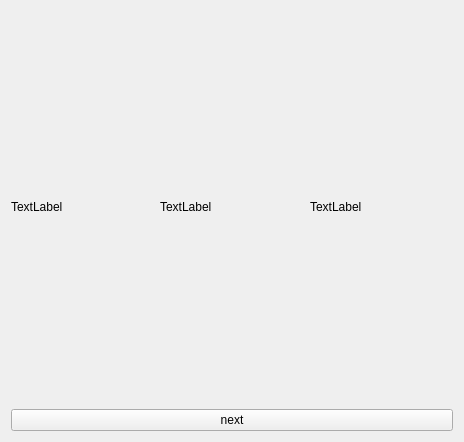
<?xml version="1.0" encoding="UTF-8"?>
<ui version="4.0">
 <class>ColorExtractorTest</class>
 <widget class="QWidget" name="ColorExtractorTest">
  <property name="geometry">
   <rect>
    <x>0</x>
    <y>0</y>
    <width>464</width>
    <height>442</height>
   </rect>
  </property>
  <property name="windowTitle">
   <string>Form</string>
  </property>
  <layout class="QVBoxLayout" name="verticalLayout">
   <item>
    <layout class="QHBoxLayout" name="horizontalLayout">
     <item>
      <widget class="QLabel" name="image">
       <property name="text">
        <string>TextLabel</string>
       </property>
      </widget>
     </item>
     <item>
      <widget class="QLabel" name="colors">
       <property name="text">
        <string>TextLabel</string>
       </property>
      </widget>
     </item>
     <item>
      <widget class="QLabel" name="neuquant">
       <property name="text">
        <string>TextLabel</string>
       </property>
      </widget>
     </item>
    </layout>
   </item>
   <item>
    <widget class="QPushButton" name="next">
     <property name="text">
      <string>next</string>
     </property>
    </widget>
   </item>
  </layout>
 </widget>
 <resources/>
 <connections/>
</ui>
